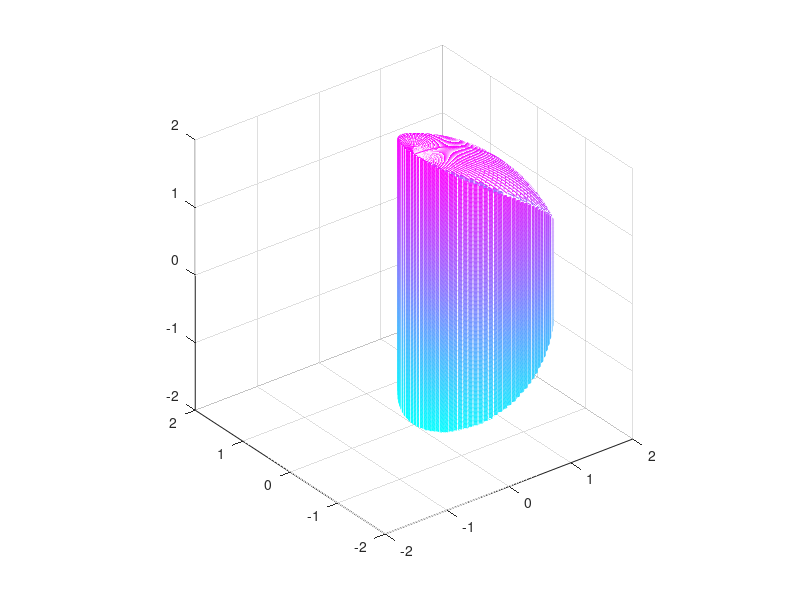

This chart was generated by the following MATLAB code:
m=100;
z=1.2*(-2*m:2*m)/m;
r=ones(size(z));
theta=(0:m)/m*2*pi;
x1=r'*cos(theta)+1;
y1=r'*sin(theta);
z1=z'*ones(1,1+m);
bb=find(x1.^2+y1.^2+z1.^2>4);
z1(bb)=NaN;
mesh(x1,y1,z1);
hold on
[x0,y0,z0]=sphere(100);
aa=find(((2*x0)-1).^2+(2*y0).^2>1);
z0(aa)=NaN;
mesh(2*x0,2*y0,2*z0)
axis equal;
axis on;
colormap(cool);